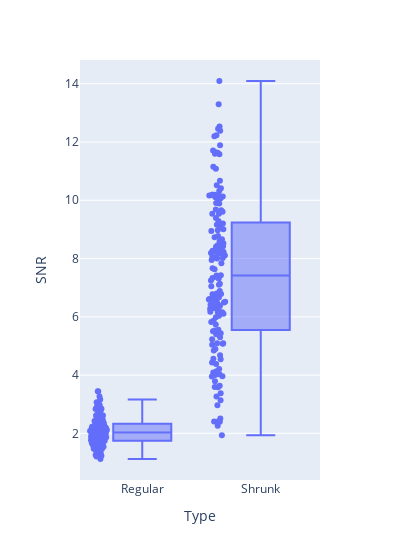

Source (notebook cell):
### Markdown cell above
If all went well we should get a nice plot of the SNR in shrunk vs unshrunk labels.

### Code cell
### DO NOT REMOVE FROM STUDENT VERSION

stapled_results = pd.concat([results, shrunk_results])
px.box(stapled_results, x='Type', y='SNR', points='all', width=400)

### Figure 1 — Plotly figure (JSON) as saved in the notebook; plotly's stock layout.template omitted (floating-point values rounded to 4 significant figures; data arrays with more than 128 entries replaced by an {"elided": "..."} marker saying what was removed)
{"data": [{"alignmentgroup": "True", "boxpoints": "all", "hovertemplate": "Type=%{x}<br>SNR=%{y}<extra></extra>", "legendgroup": "", "marker": {"color": "#636efa"}, "name": "", "notched": false, "offsetgroup": "", "orientation": "v", "showlegend": false, "type": "box", "x": {"elided": "306 str values"}, "x0": " ", "xaxis": "x", "y": {"elided": "306 float values"}, "y0": " ", "yaxis": "y"}], "layout": {"boxmode": "group", "legend": {"tracegroupgap": 0}, "margin": {"t": 60}, "width": 400, "xaxis": {"anchor": "y", "domain": [0, 1], "title": {"text": "Type"}}, "yaxis": {"anchor": "x", "domain": [0, 1], "title": {"text": "SNR"}}}}
